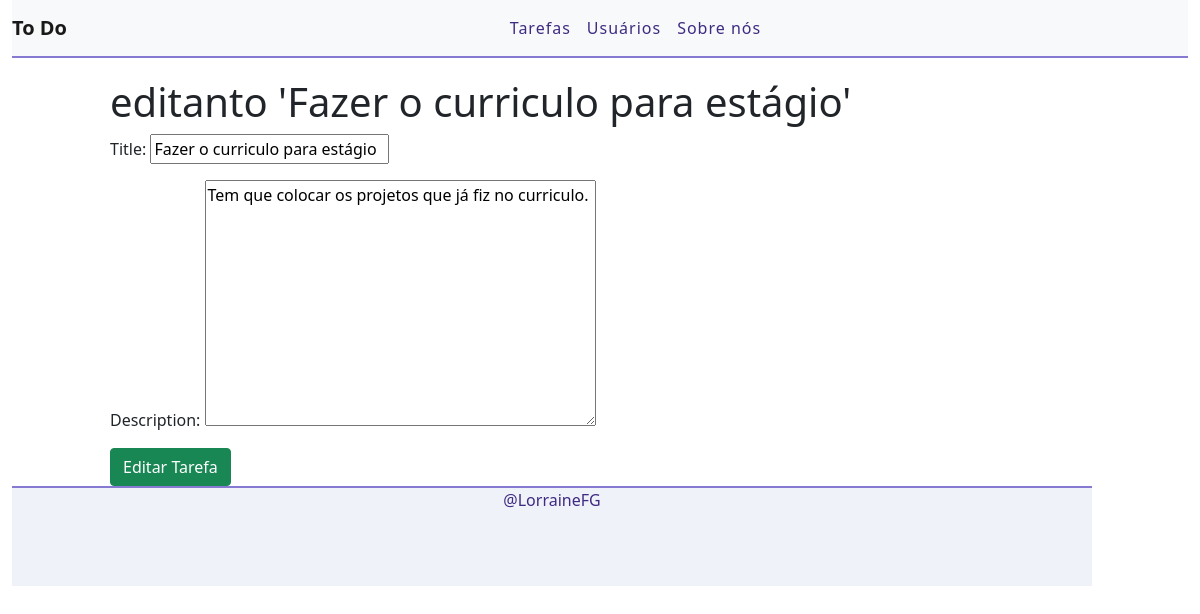
Page /edit/8 on the committed database.
### task/models.py (models this page shows, shortened)
class Task(models.Model):
    STATUS = (
        ('Doing', 'Doing'),
        ('Done', 'Done'),
    )
    title = models.CharField(max_length=255)
    description = models.TextField()
    done = models.CharField(max_length=5, choices=STATUS)
    created_al = models.DateTimeField(auto_now_add=True)
    Uptade_al = models.DateTimeField(auto_now = True)

### task/views.py (the view)
# urls.py: path('edit/<int:id>', views.editTask, name = "edit-task"),
def editTask(request, id):
  task = get_object_or_404(Task, pk=id)
  form = TaskForm(instance=task)
  if(request.method == 'POST'):
    form = TaskForm(request.POST, instance=task)
    if(form.is_valid()):
      task.save()
      return redirect ('/')
    else:
      return render(request, 'task/edittask.html', {'form':form, 'task':task})
  else:
    return render(request, 'task/edittask.html', {'form':form, 'task':task})

### task/forms.py
class TaskForm(forms.ModelForm):
    class Meta:
        model = Task
        fields = ('title', 'description')

### task/templates/task/edittask.html (shortened to what this page needs)
{% extends 'base.html' %}
{% block content%}
<div class= "offset-1 col-10 list-div">
  <h1>editanto '{{task.title}}'</h1>
  <form method="POST">
      {{ form.as_p }}
    <input type="submit" class="btn btn-success" value="Editar Tarefa">
  </form>
</div>
{% endblock %}

### task/static/css/styles.css (style rules this page uses)
:root { --main-color: #3E2B82; --second-color: #8579D2; --base-color: #F0F2FA; --text-main-color: black; --text-second-color: #4A8E2F; --yellow-color:#BAC247; --blue-color: #B6DEE7; }
.list-div { padding: 0; }

### rows in the picture
Task: title "Fazer o curriculo para estágio", description "Tem que colocar os projetos que já fiz no curriculo."
